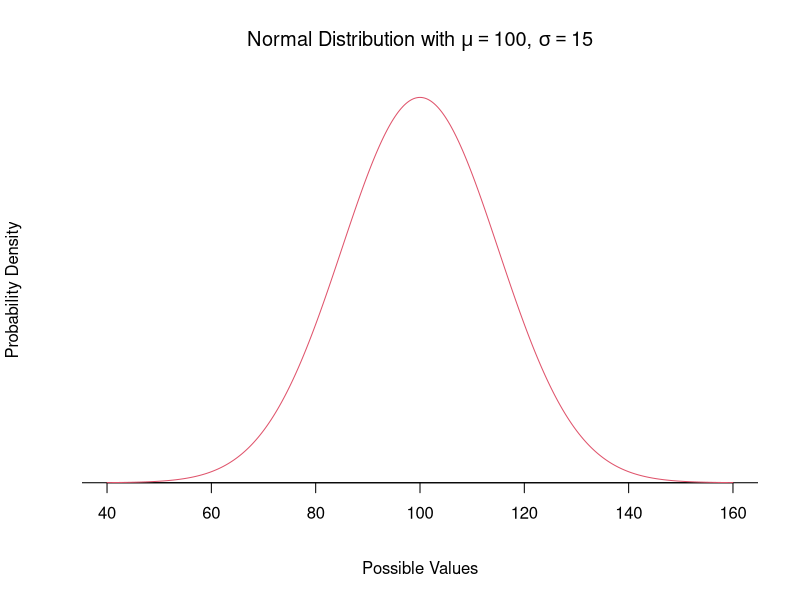
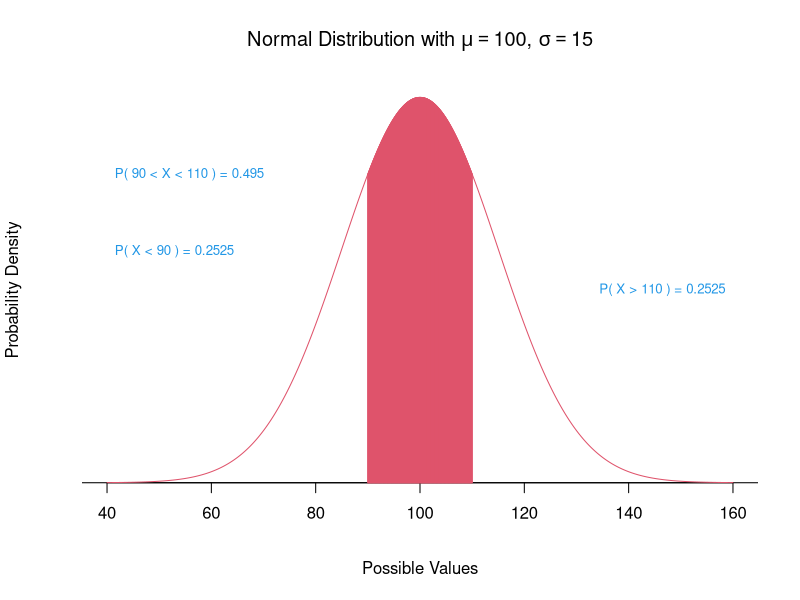
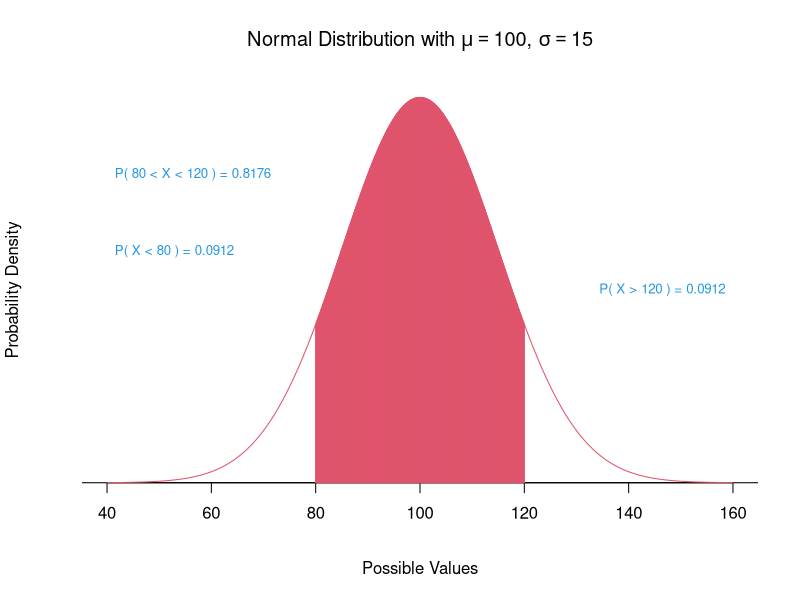
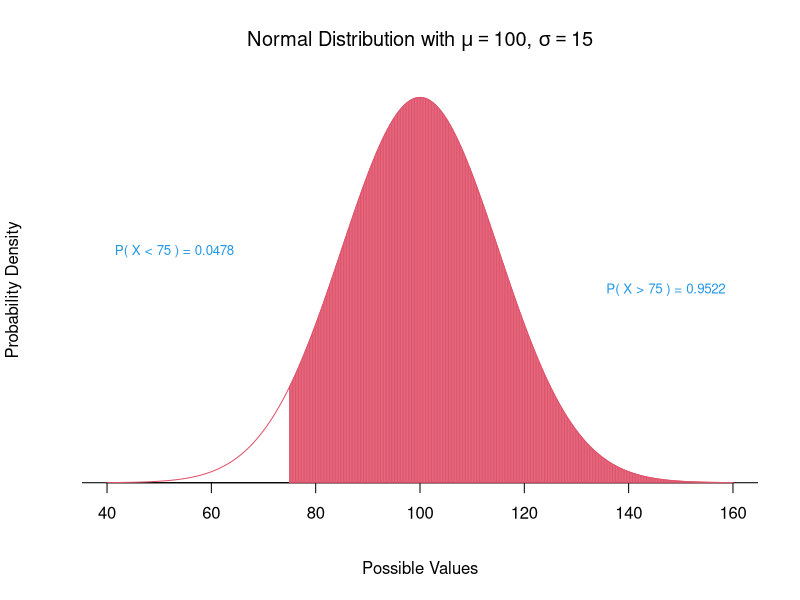
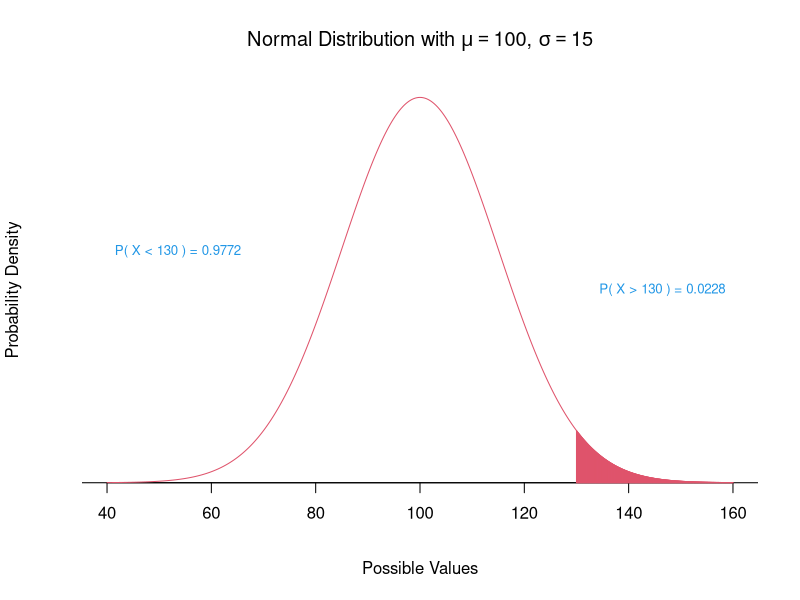

Here is the R script that generated these plots, in order:
# 1.  run the following chunk (to #stop here – it’s quite long) by selecting all of it and then pressing <ctrl> R (if using a pc) or

# this is a function that we will use
# R is based on the use of functions you will get used to the syntax very quickly
#####################################################################
# gnorm plots normal curves and computes and displays probabilities #
# two parameters are necessary: the mean mu and standard            #
# deviation sigma. Others options are available but optional only.  #
#####################################################################


gnorm = function(mu, sigma,a=NA,b=NA,calcProb=!all(is.na(c(a,b))),quantile=NA,calcQuant=!is.na(quantile))
{
  values = seq(-1,1,.005) * 4 * sigma + mu
  probs = dnorm(values, mu, sigma)
  plot(values, probs, axes = F, type = "n", xlab = "Possible Values", 
       ylab = "Probability Density",
       main = substitute(paste("Normal Distribution with ",mu == m,", ",sigma == s),list(m=mu,s=sigma)))
  axis(1, pos = 0)
  abline(0,0,col=1)
  lines(values, probs, col = 2)
  lo = mu - 4 * sigma
  hi = mu + 4 * sigma
  h = dnorm(mu,mu,sigma)
  cex=0.8
  if(calcProb==T)
  {
    if(!is.na(a) && !is.na(b) && a > b){
      d = a; a = b; b = d
    }
    if(is.na(a) || a <= lo){ ulo = lo }
    else if(a <= hi){ ulo = a }
    else { ulo = hi }
    if(is.na(b) || b >= hi){ uhi = hi }
    else if(b >= lo){ uhi = b }
    else { uhi = lo }
    u = seq(ulo,uhi,length=601)
    lines(u,dnorm(u,mu,sigma),type="h",col=2)
    if(!is.na(a) && !is.na(b)){
      text(mu - 3.9 * sigma, 0.8 * h,
           paste("P( ",a," < X < ",b," ) = ",
                 round(pnorm(b,mu,sigma)-pnorm(a,mu,sigma),digits=4),sep=""),
           adj=0,col=4,cex=cex)
      text(mu - 3.9 * sigma, 0.6 * h,
           paste("P( X < ",a," ) = ",
                 round(pnorm(a,mu,sigma),digits=4),sep=""),adj=0,col=4,cex=cex)
      text(mu + 3.9 * sigma, 0.5 * h,
           paste("P( X > ",b," ) = ",
                 round(1-pnorm(b,mu,sigma),digits=4),sep=""),adj=1,col=4,cex=cex)
    }
    else if(!is.na(a) && is.na(b)){
      text(mu - 3.9 * sigma, 0.6 * h,
           paste("P( X < ",a," ) = ",
                 round(pnorm(a,mu,sigma),digits=4),sep=""),adj=0,col=4,cex=cex)
      text(mu + 3.9 * sigma, 0.5 * h,
           paste("P( X > ",a," ) = ",
                 round(1-pnorm(a,mu,sigma),digits=4),sep=""),adj=1,col=4,cex=cex)
    }
    else if(is.na(a) && !is.na(b)){
      text(mu - 3.9 * sigma, 0.6 * h,
           paste("P( X < ",b," ) = ",
                 round(pnorm(b,mu,sigma),digits=4),sep=""),adj=0,col=4,cex=cex)
      text(mu + 3.9 * sigma, 0.5 * h,
           paste("P( X > ",b," ) = ",
                 round(1-pnorm(b,mu,sigma),digits=4),sep=""),adj=1,col=4,cex=cex)
    }
  }
  else if(calcQuant==T)
  {
    zoffset = -0.02
    if( quantile <= 0 || quantile >= 1) quantile = 0.5
    x = qnorm(quantile,mu,sigma)
    if( x > lo && x < hi)
    {
      u = seq(lo,x,length=601)
      lines(u,dnorm(u,mu,sigma),type="h",col=2)
      text(x, zoffset * h,
           paste("z = ",round(qnorm(quantile),2),sep=""),adj=0.5,col=4,cex=cex)
    }
    else if(x >= hi)
    {
      u = seq(lo,hi,length=601)
      lines(u,dnorm(u,mu,sigma),type="h",col=2)
      text(hi, zoffset * h,
           paste("z = ",round(qnorm(quantile),2),sep=""),adj=0.5,col=4,cex=cex)
    }
    else if( x <= lo)
    {
      text(lo, zoffset * h,
           paste("z = ",round(qnorm(quantile),2),sep=""),adj=0.5,col=4,cex=cex)
    }
    text(mu - 3.9 * sigma, 0.5 * h,
         paste("P( X < ",signif(x,4)," ) = ",
               round(quantile,digits=4),sep=""),adj=0,col=4,cex=cex)
  }
  return(invisible())
}

#stop here


# 3. use the following code to make a figure, copy and paste it into this word document, then try to explain what it means.  (Please note that you may have to reshape the graphic window to make the graphic easy to read.):

gnorm(mu=100, sigma=15)

# 4. do the same for this one:
gnorm(mu=100, sigma=15, a = 90, b=110)

# 5. do the same for this one:
gnorm(mu=100, sigma=15, a = 80, b=120)

# 6. do the same:
gnorm(mu=100, sigma=15, a = 75)

# 7. do the same:
gnorm(mu=100, sigma=15, a = 130)

# 8.  can you relate the answer to #7 to the concept of a p-value?

# 9. what is the probability that 1 randomly selected person will have a value greater than 100?

# 10. what is the probability that 30 randomly selected people will all have values greater than 100?  Do you remember how to combine probabilities?
